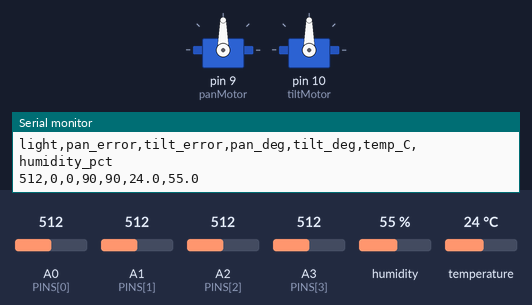
This sketch was run on a simulated Arduino Uno, built with avr-gcc and run on an emulated ATmega328P. Shown: 2 × servo, the last lines printed to the serial monitor. The inputs (shaded band) are chosen by the test bench; at power-on: A0 (PINS[0]) = 512, A1 (PINS[1]) = 512, A3 (PINS[3]) = 512, A2 (PINS[2]) = 512, humidity 55 %, temperature 24 °C.

Above: at 1.2 s.
1.3 s: A0 (PINS[0]) set to 576
2.8 s: A0 (PINS[0]) set to 597
At 3.1 s:
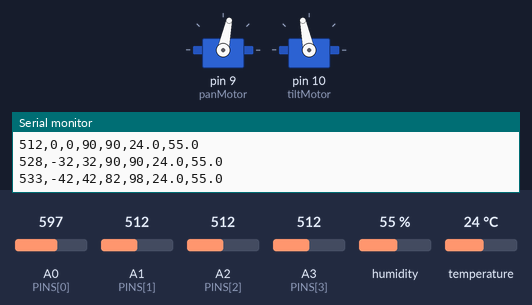
At 4.6 s:
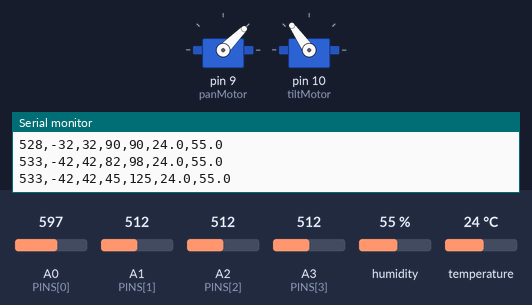
6.3 s: A1 (PINS[1]) set to 658
7.8 s: A1 (PINS[1]) set to 687
At 10.5 s:
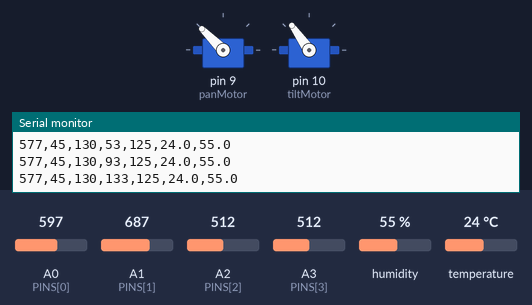
11.3 s: A3 (PINS[3]) set to 836
12.8 s: A3 (PINS[3]) set to 859
At 15.2 s:
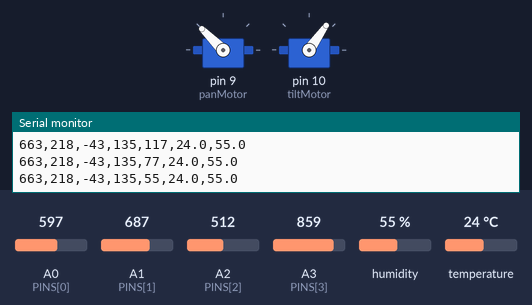
Timing chart, 0 to 16.7 s (numbered marks = the images above; inputs shaded):
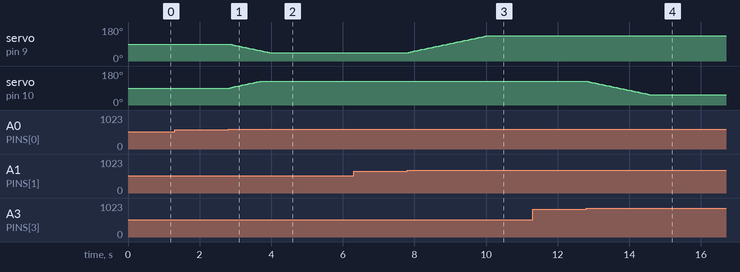

The sketch:

dual_axis_solar_tracker.ino
```cpp
#include <Wire.h>
#include <Servo.h>
#include <Adafruit_SHT31.h>

constexpr byte PINS[] = {A0, A1, A2, A3}; // TL, TR, BL, BR
constexpr int DARK = 140, DEADBAND = 36, STEP = 2;
// Reverse a sign if an axis moves away from the lit quadrant.
constexpr int PAN_SIGN = 1, TILT_SIGN = 1;
constexpr byte PAN_MIN = 45, PAN_MAX = 135, TILT_MIN = 55, TILT_MAX = 125;
constexpr unsigned long TRACK_MS = 50, REPORT_MS = 1000;
Servo panMotor, tiltMotor;
Adafruit_SHT31 weather;
bool weatherReady = false;
int pan = 90, tilt = 90, level = 0, panError = 0, tiltError = 0;
unsigned long lastStep = 0, lastReport = 0;

int follow(int angle, int error, int direction, int low, int high) {
  if (abs(error) <= DEADBAND) return angle;
  return constrain(angle + direction * (error > 0 ? STEP : -STEP), low, high);
}

void setup() {
  Serial.begin(115200);
  panMotor.write(pan);
  tiltMotor.write(tilt);
  panMotor.attach(9);
  tiltMotor.attach(10);
  weatherReady = weather.begin(0x44);
  Serial.println(F("light,pan_error,tilt_error,pan_deg,tilt_deg,temp_C,humidity_pct"));
}

void loop() {
  const unsigned long now = millis();
  if (now - lastStep >= TRACK_MS) {
    lastStep = now;
    int light[4];
    for (byte i = 0; i < 4; ++i) {
      analogRead(PINS[i]); // Let the ADC multiplexer settle before reading.
      light[i] = analogRead(PINS[i]);
    }
    level = (light[0] + light[1] + light[2] + light[3]) / 4;
    panError = (light[1] + light[3] - light[0] - light[2]) / 2;
    tiltError = (light[0] + light[1] - light[2] - light[3]) / 2;
    if (level >= DARK) {
      pan = follow(pan, panError, PAN_SIGN, PAN_MIN, PAN_MAX);
      tilt = follow(tilt, tiltError, TILT_SIGN, TILT_MIN, TILT_MAX);
      panMotor.write(pan);
      tiltMotor.write(tilt);
    }
  }
  if (now - lastReport >= REPORT_MS) {
    lastReport = now;
    float temperature = NAN, humidity = NAN;
    if (weatherReady) weather.readBoth(&temperature, &humidity);
    Serial.print(level); Serial.print(',');
    Serial.print(panError); Serial.print(',');
    Serial.print(tiltError); Serial.print(',');
    Serial.print(pan); Serial.print(',');
    Serial.print(tilt); Serial.print(',');
    Serial.print(temperature, 1); Serial.print(',');
    Serial.println(humidity, 1);
  }
}
```

Measured:
- the behaviour switches between 585 and 586 on A0 (PINS[0]) (found by bisection; images 0 and 1)
- the behaviour switches between 670 and 671 on A1 (PINS[1]) (found by bisection; images 2 and 3)
- the behaviour switches between 845 and 846 on A3 (PINS[3]) (found by bisection; images 3 and 4)
- after the input at 2.8 s, servo on pin 9 (panMotor): moves from 90° to 45° over 1.1 s, starting at once; servo on pin 10 (tiltMotor): moves from 90° to 125° over 0.85 s, starting at once
- after the input at 7.8 s, servo on pin 9 (panMotor): moves from 45° to 135° over 2.2 s, starting after 0.05 s
- after the input at 12.8 s, servo on pin 10 (tiltMotor): moves from 125° to 55° over 1.7 s, starting after 0.05 s
